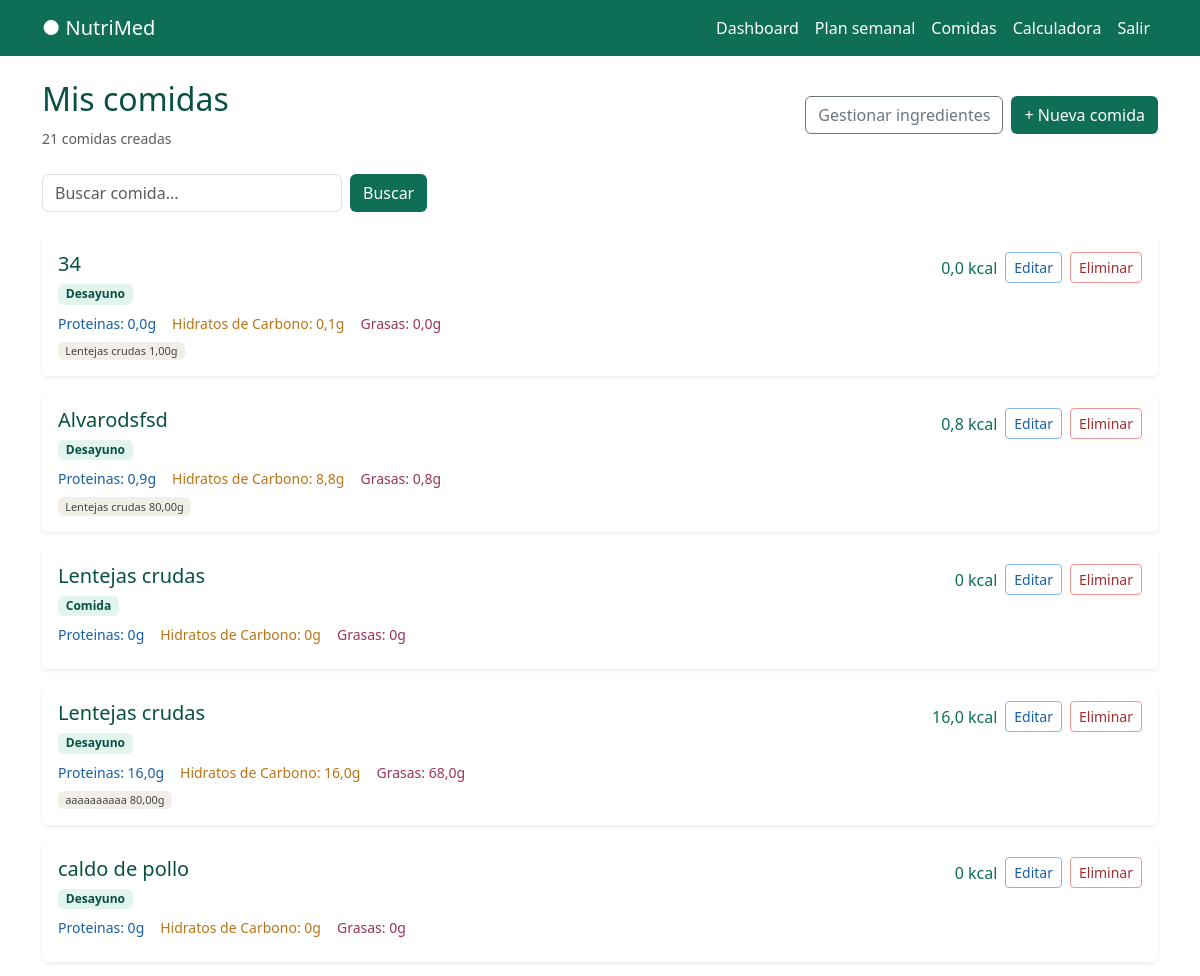
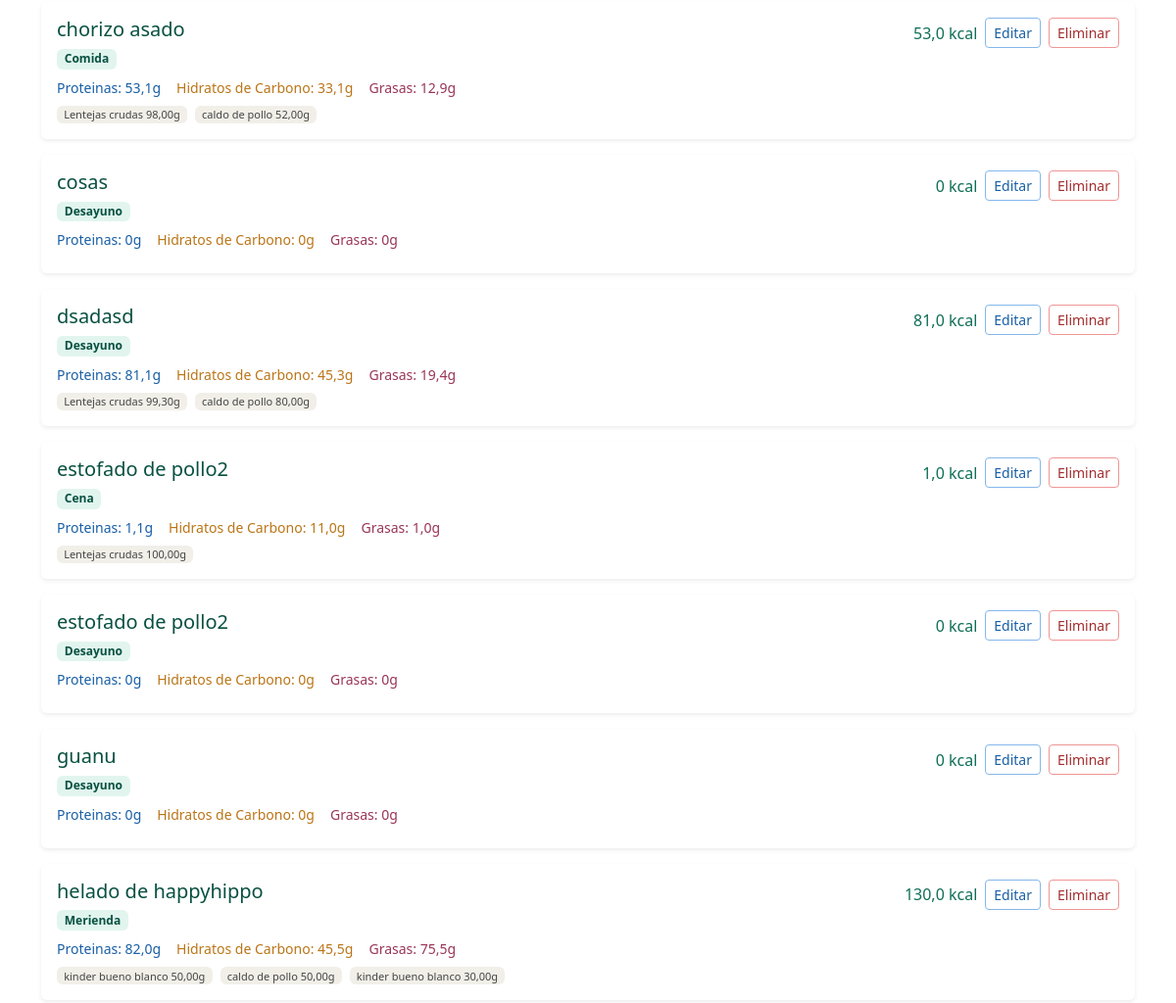
Before: /alimentos/comidas/ (signed in, upper part) with the older database file (2 pictures, top to bottom).
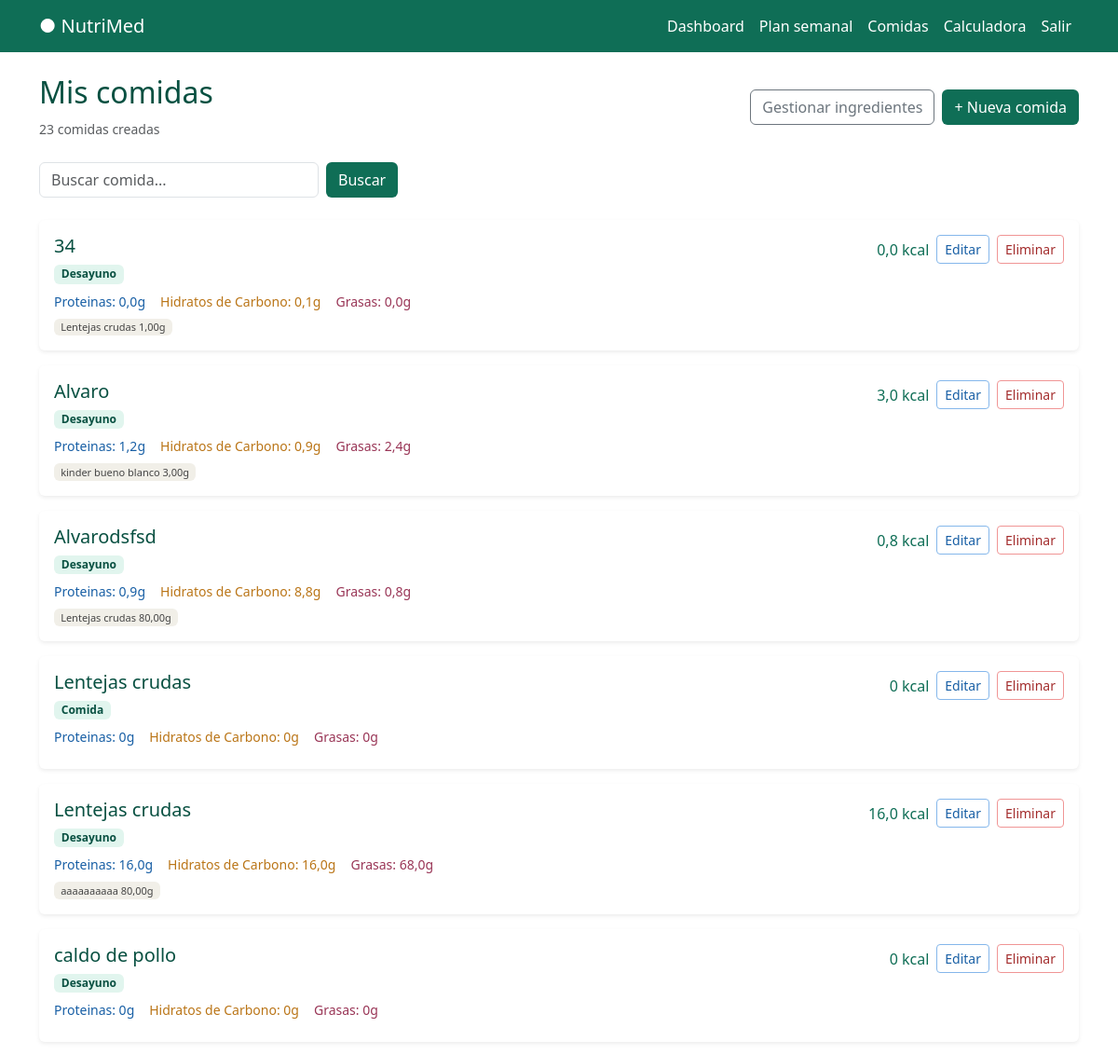
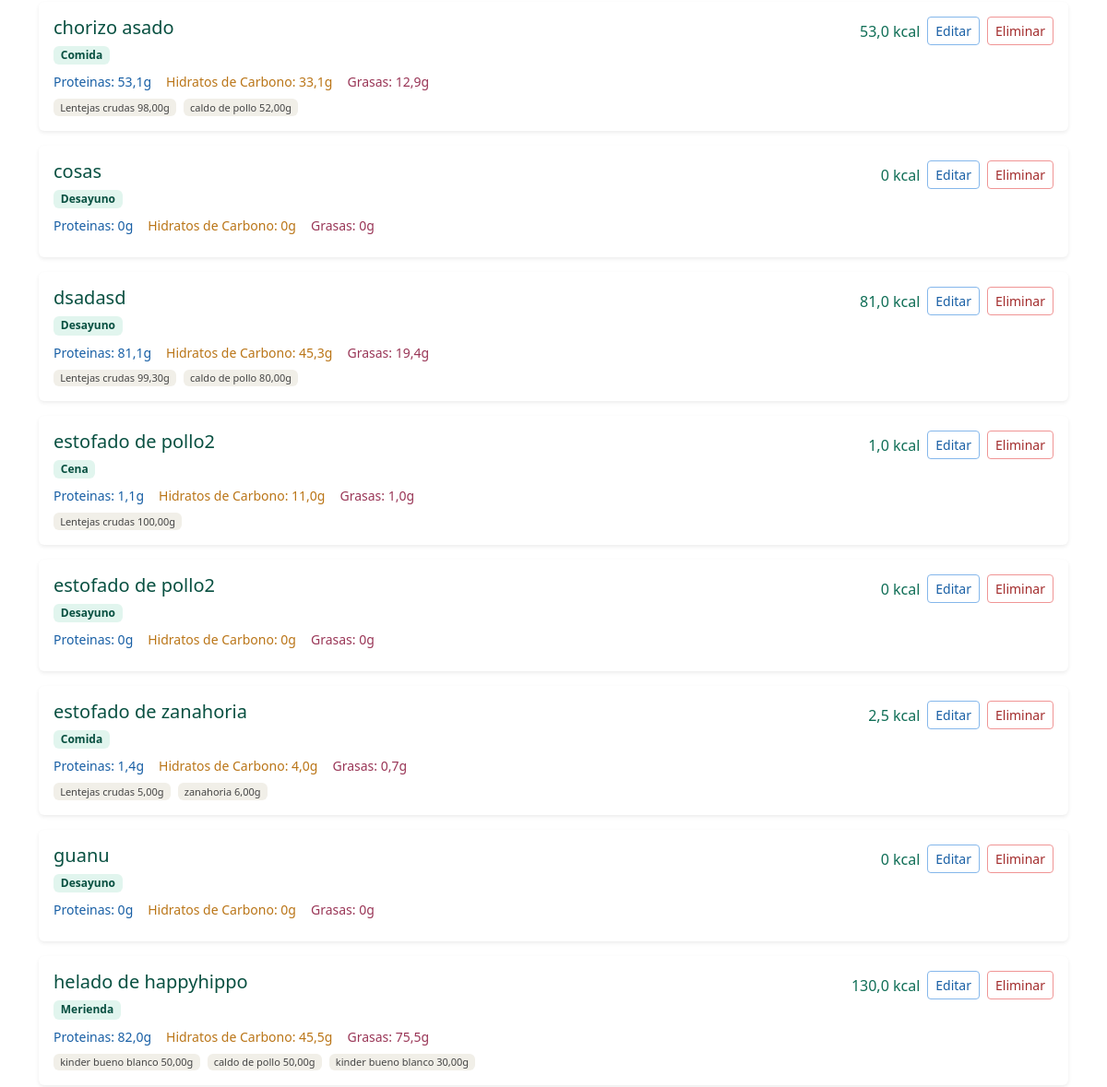
After: the same page with the newer database file (2 pictures, top to bottom).
### alimentos/models.py (models this page shows, shortened)
class Comida(models.Model):
    TURNOS = [
            ('desayuno', 'Desayuno'),
            ('almuerzo', 'Almuerzo'),
            ('comida', 'Comida'),
            ('merienda', 'Merienda'),
            ('cena', 'Cena'),
        ]
    usuario = models.ForeignKey(User, on_delete=models.CASCADE)
    nombre = models.CharField(max_length=200)
    turno = models.CharField(max_length=20, choices=TURNOS)
    ingredientes = models.ManyToManyField(Alimentos, through="ComidaIngrediente")
    creado = models.DateTimeField(auto_now_add=True)
    class Meta:
        ordering = ['nombre']
    def calcular_macros(self):
        totales = {'calorias': 0, 'proteinas': 0, 'hidratos': 0, 'grasas': 0, 'azucares':0}
        for ci in self.comidaingrediente_set.all():
            factor = float(ci.cantidad) / 100
            totales['calorias'] += float(ci.alimento.calorias) * factor
            totales['proteinas'] += float(ci.alimento.proteinas) * factor
            totales['hidratos'] += float(ci.alimento.hidratos) * factor
            totales['grasas'] += float(ci.alimento.grasas) * factor
            totales['azucares'] += float(ci.alimento.azucares) * factor
        return {k: round(v,1) for k, v in totales.items()}

class ComidaIngrediente(models.Model):
    comida = models.ForeignKey(Comida, on_delete=models.CASCADE)
    alimento = models.ForeignKey(Alimentos, on_delete=models.CASCADE)
    cantidad = models.DecimalField(max_digits=6, decimal_places=2, help_text='Cantidad')

class Alimentos(models.Model):
    GRUPOS = [
       ('verdura', 'Verdura'),
        ('fruta', 'Fruta'),
        ('cereal', 'Cereal'),
        ('legumbre', 'Legumbre'),
        ('proteina', 'Proteína'),
        ('lacteo', 'Lácteo'),
        ('grasa', 'Grasa'),
        ('otro', 'Otro'),
    ]
    PERFIL = [
         ('apto', 'Apto'),
        ('moderado', 'Moderado'),
        ('evitar', 'Evitar'),
    ]
    usuario = models.ForeignKey(User, on_delete=models.CASCADE)
    nombre = models.CharField(max_length=200)
    grupo = models.CharField(max_length=50, choices=GRUPOS)
    calorias = models.DecimalField(max_digits=6, decimal_places=2)
    proteinas = models.DecimalField(max_digits=5, decimal_places=2)
    hidratos = models.DecimalField(max_digits=5, decimal_places=2)
    grasas = models.DecimalField(max_digits=5, decimal_places=2)
    fibra = models.DecimalField(max_digits=5, decimal_places=2, default=0)
    sodio = models.DecimalField(max_digits=6, decimal_places=2, default=0)
    azucares = models.DecimalField(max_digits=5, decimal_places=2, default=0)
    perfil_medico = models.CharField(max_length=20, choices=PERFIL, default='apto')
    notas = models.TextField(blank=True)
    creado = models.DateTimeField(auto_now_add=True)
    class Meta:
        ordering = ['nombre']

### alimentos/views.py (the view)
# urls.py: path('comidas/', views.lista_comidas, name='lista_comidas'),
@login_required
def lista_comidas(request):
    repo = ComidaRepository(request.user)
    comidas = repo.get_all()
    query = request.GET.get('q','').strip()
    if query:
        comidas = repo.get_by_name(query)
    else:
        comidas = repo.get_all()
    comidas_con_macros = []
    for comida in comidas:
        macros = repo.calcular_macros(comida.id)
        comidas_con_macros.append({'comida': comida, 'macros': macros})
    return render(request, 'alimentos/comidas_lista.html', {
        'comidas': comidas_con_macros,
        'total': repo.contar(),
        'query': query
    })

### alimentos/repositories.py (called while the page is built)
    def get_all(self):
        return Comida.objects.filter(usuario=self.usuario)

    def get_by_id(self, id):
        return Comida.objects.get(id=id, usuario=self.usuario)

    def calcular_macros(self, id):
        comida = self.get_by_id(id)
        return comida.calcular_macros()

    def contar(self):
        return Comida.objects.filter(usuario=self.usuario).count()

### templates/alimentos/comidas_lista.html (shortened to what this page needs)
{% extends 'base.html' %}
{% block content %}
<div class="container py-4">
  <div class="d-flex justify-content-between align-items-center mb-4">
    <div>
      <h2 style="color:#085041">Mis comidas</h2>
      <span class="text-muted small">{{ total }} comida{% if total != 1 %}s{% endif %} creada{% if total != 1 %}s{% endif %}</span>
    </div>
    <div class="d-flex gap-2">
      <a href="{% url 'lista_alimentos' %}" class="btn btn-outline-secondary">Gestionar ingredientes</a>
      <a href="{% url 'crear_comida' %}" class="btn text-white" style="background:#0F6E56">+ Nueva comida</a>
    </div>
  </div>
  <form method="GET" class="d-flex gap-2 mb-4">
    <input type="text" name="q" value="{{ query }}" class="form-control"
           placeholder="Buscar comida..." style="max-width:300px">
    <button type="submit" class="btn text-white" style="background:#0F6E56">Buscar</button>
  </form>
  {% for item in comidas %}
  <div class="card border-0 shadow-sm mb-3">
    <div class="card-body">
      <div class="d-flex justify-content-between align-items-start">
        <div>
          <h5 class="mb-1" style="color:#085041">{{ item.comida.nombre }}</h5>
          <span class="badge" style="background:#E1F5EE;color:#085041">{{ item.comida.get_turno_display }}</span>
        </div>
        <div class="d-flex gap-2 align-items-center">
          <span class="fw-500" style="color:#0F6E56;font-size:16px">{{ item.macros.calorias }} kcal</span>
          <a href="{% url 'editar_comida' item.comida.id %}" class="btn btn-sm" style="border:0.5px solid #85B7EB;color:#185FA5">Editar</a>
          <a href="{% url 'eliminar_comida' item.comida.id %}" class="btn btn-sm" style="border:0.5px solid #F09595;color:#A32D2D">Eliminar</a>
        </div>
      </div>
      <div class="d-flex gap-3 mt-2">
        <span class="small" style="color:#185FA5">Proteinas: {{ item.macros.proteinas}}g</span>
        <span class="small" style="color:#BA7517">Hidratos de Carbono: {{ item.macros.hidratos }}g</span>
        <span class="small" style="color:#993556">Grasas: {{ item.macros.grasas }}g</span>
      </div>
      <div class="d-flex flex-wrap gap-2 mt-2">
        {% for ci in item.comida.comidaingrediente_set.all %}
          <span class="badge" style="background:#F1EFE8;color:#444;font-weight:400;font-size:11px">
            {{ ci.alimento.nombre }} {{ ci.cantidad }}g
          </span>
        {% endfor %}
      </div>
    </div>
  </div>
  {% empty %}
  <div class="text-center text-muted py-5">
    No tienes comidas todavía. <a href="{% url 'crear_comida' %}" style="color:#0F6E56">Crea la primera</a>
  </div>
  {% endfor %}
</div>
{% endblock %}

Changed rows visible on the page:
added Comida: comida.nombre "Alvaro", comida.turno "Desayuno", macros.calorias "3,0", macros.proteinas "1,2", macros.hidratos "0,9", macros.grasas "2,4"
added ComidaIngrediente: alimento.nombre "kinder bueno blanco", cantidad "3,00", shown under "Alvaro"
added Comida: comida.nombre "estofado de zanahoria", comida.turno "Comida", macros.calorias "2,5", macros.proteinas "1,4", macros.hidratos "4,0", macros.grasas "0,7"
added ComidaIngrediente: alimento.nombre "Lentejas crudas", cantidad "5,00", shown under "estofado de zanahoria"
added ComidaIngrediente: alimento.nombre "zanahoria", cantidad "6,00", shown under "estofado de zanahoria"
Other visible differences:
{{ total }}: "21" → "23"
